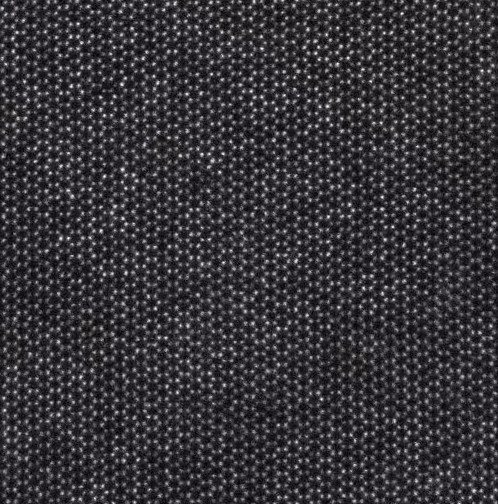
%> input picture 项目一改.jpg, 498 x 504 px
$ octave intensity2.m   (GNU Octave 9; MATLAB toolbox functions it lacks are replaced by stand-ins)
%> lines starting %> are read from the running program, lines starting %| are printed output that depends on the picture; in (x1, y1, x2, y2) boxes, pixels count from 0 and x2, y2 are one past the last pixel; in counts of white or black regions, pixels touching at a corner belong together; the program's own positions count from 1
### deletebakeground.m
function G = deletebakeground(X)
G = zeros(size(X));
G(X < 80) =0;%100
G(80<= X & X <= 256) =X(80<= X & X <=256);
end

### Mintensity.m
function W=Mintensity(X,a)
[r,c]=size(X);
W=X;
for k=1:20
for i=k:a:r
    for j=k:a:c
        if X(i,j)<129
            W(i,j)=0;
        elseif X(i,j)<=160
            W(i,j)=X(i,j);
        elseif X(i,j)<=230
            W(i,j)=0;
        else
            W(i,j)=X(i,j);
        end
    end
end
end
end

### UMintensity.m
function W=UMintensity(X,a)
[r,c]=size(X);
W=X;
%去钨位点
for i=1:r
    for j=1:c
        if X(i,j)<=230%246、230
            W(i,j)=X(i,j);
        else
            W(i,j)=0;
        end
    end
end
for k=1:20
for i=k:a:r
    for j=k:a:c
        if X(i,j)<80%100
            W(i,j)=0;
        elseif X(i,j)<=90%100
            W(i,j)=0;
        elseif X(i,j)<=120
            W(i,j)=X(i,j);
        elseif X(i,j)<=160
            W(i,j)=0;
        elseif X(i,j)<=180
            W(i,j)=X(i,j);
        elseif X(i,j)<=230
            W(i,j)=X(i,j);
        else
            W(i,j)=0;
        end
    end
end
end
end

### Wintensitycolar.m
function W=Wintensitycolar(X)
[r,c]=size(X);
W=zeros(r,c);
for i=1:c
    for j=1:r
        if X(j,i)<=217
            W(j,i)=0;
        elseif X(j,i)<=256
                W(j,i)=X(j,i);
        else
            W(j,i)=0;
        end
    end
end
end

### Mointensitycolar.m
function W=Mointensitycolar(X)
[r,c]=size(X);
W=zeros(r,c);
for i=1:c
    for j=1:r
        if X(j,i)<=99
            W(j,i)=0;
        elseif X(j,i)<=217
                W(j,i)=X(j,i);
        else
            W(j,i)=0;
        end
    end
end
end

### SSintensitycolar.m
function W=SSintensitycolar(X)
[r,c]=size(X);
W=zeros(r,c);
for i=1:c
    for j=1:r
        if X(j,i)<=79%100
            W(j,i)=0;
        elseif X(j,i)<=123
                W(j,i)=X(j,i);
        else
            W(j,i)=0;
        end
    end
end
end

### SSeintensitycolar.m
function W=SSeintensitycolar(X)
[r,c]=size(X);
W=zeros(r,c);
for i=1:c
    for j=1:r
        if X(j,i)<=123
            W(j,i)=0;
        elseif X(j,i)<=155
                W(j,i)=X(j,i);
        else
            W(j,i)=0;
        end
    end
end
end

### SeSeintensitycolar.m
function W=SeSeintensitycolar(X)
[r,c]=size(X);
W=zeros(r,c);
for i=1:c
    for j=1:r
        if X(j,i)<=155
            W(j,i)=0;
        else
            W(j,i)=X(j,i);
        end
    end
end
end

### intensity2.m
warning("off")
close all
clear
clc
%%  降噪去黑背景
im_rgb = imread('项目一改.jpg');
%> im_rgb is the input picture: size 504x498x3 uint8; mean R, G, B 55.4, 53.4, 58.1
im_gray = rgb2gray(im_rgb);
im_gray1=deletebakeground(im_gray);
%> in deletebakeground, `G(X < 80) =0;`: G: size 504x498 double; every value is 0
%> in deletebakeground, `G(80<= X & X <= 256) =X(80<= X & X <=256);`:
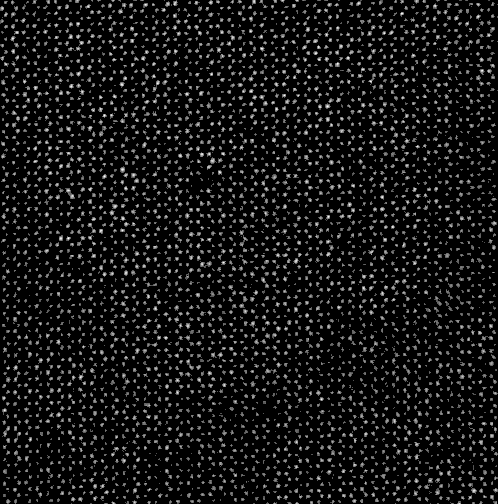
%> G: size 504x498 double; min 0, max 254, mean 20.4
im_twomax0=imregionalmax(im_gray1);
%> im_twomax0: size 504x498 logical; 1.7% white in thin lines or dots
im_twomax1=imregionalmax(im_twomax0);
%%  标记原矩阵
[r,c]=size(im_gray);
%> r = 504; c = 498
S=zeros(r,c);
for i=1:c
    for j=1:r
        if im_twomax1(j,i)==0
            S(j,i)=0;
        elseif im_twomax1(j,i)==1
            S(j,i)=im_gray(j,i);
        end
    end
end
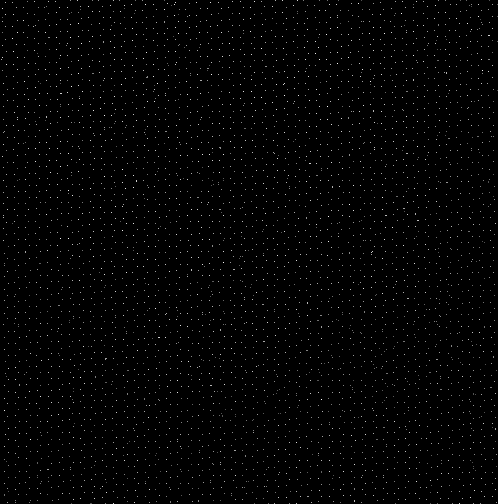
%> S: size 504x498 double; min 0, max 254, mean 2.6
im_gray_part_max=S;
X=[];
%%  灰度矩阵的最值（原子位点）统计
for k=1:256
    X(1,k)=sum(im_gray_part_max(:)==k);
end
%> after the loop, X = 256 values, max 58 at index 145, min 0 at index 1, mean 16.69
figure
bar(X);%位点分布图
%> figure, not shown here; tallest bar 58 high, from x = 144.6 to 145.4

%%  金属位点强度分布统计
Mental=Mintensity(im_gray_part_max,2);
%> after the loop in Mintensity, `for k=1:20`:
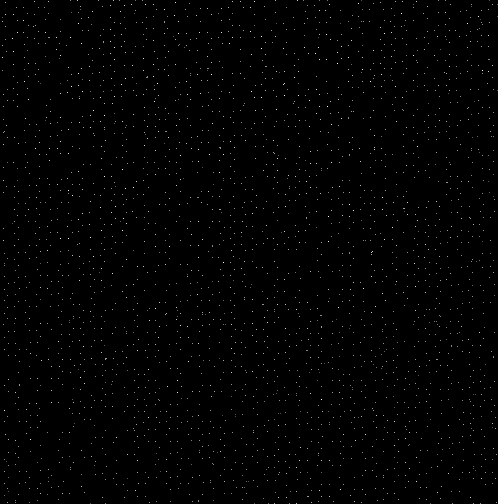
%> W: size 504x498 double; 0.57% of pixels changed, all inside (x1, y1, x2, y2) = (1, 0, 498, 504)
for k=1:256
    M1(1,k)=sum(Mental(:)==k);
end
%> after the loop, M1 = 256 values, max 58 at index 145, min 0 at index 1, mean 11.14
UMental=UMintensity(im_gray_part_max,2);
%> after the loop in UMintensity, `for i=1:r`: W: size 504x498 double; 0.02% of pixels changed, all inside (x1, y1, x2, y2) = (4, 3, 483, 440)
%> after the loop in UMintensity, `for k=1:20`:
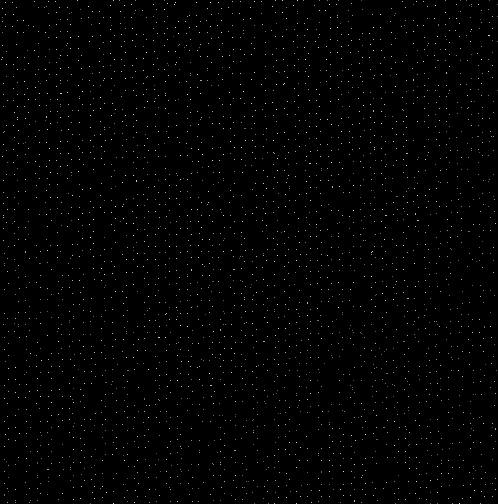
%> W: size 504x498 double; min 0, max 230, mean 2
for k=1:256
    M2(1,k)=sum(UMental(:)==k);
end
%> after the loop, M2 = 256 values, max 51 at index 162, min 0 at index 1, mean 12.78
figure
bar(M1);
%> figure, not shown here; tallest bar 58 high, from x = 144.6 to 145.4
figure
bar(M2);
%> figure, not shown here; tallest bar 51 high, from x = 161.6 to 162.4

%% 金属统计
W=Wintensitycolar(Mental);
%> after the loop in Wintensitycolar, `for i=1:c`:
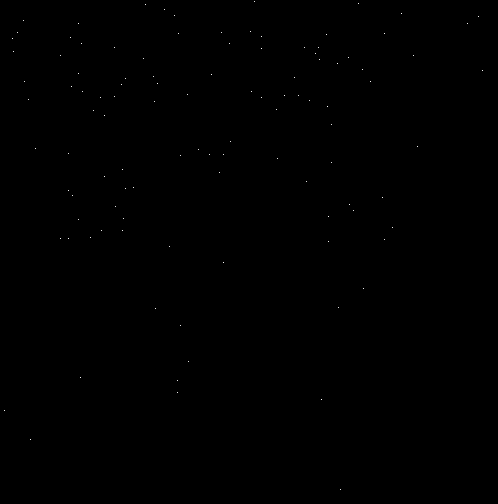
%> W: size 504x498 double; min 0, max 254, mean 0.1
for k=1:256
    W1(1,k)=sum(W(:)==k);
end
%> after the loop, W1 = 256 values, max 9 at index 220, min 0 at index 1, mean 0.422
Mo=Mointensitycolar(Mental);
for k=1:256
    Mo1(1,k)=sum(Mo(:)==k);
end
%> after the loop, Mo1 = 256 values, max 58 at index 145, min 0 at index 1, mean 10.09
for i = 220:225
    W1(1,i)=0.3*W1(1,i);
end
%> after the loop, W1 = 256 values, max 7 at index 231, min 0 at index 1, mean 0.334
for i = 226:230
    W1(1,i)=0.6*W1(1,i);
end
%> after the loop, W1 = 256 values, max 7 at index 231, min 0 at index 1, mean 0.317
figure
bar(Mo1,'yellow');
hold on
bar(W1,'red');
legend('Mo','W');
xlabel('M site intensity (arb.units)','FontSize',14,'FontName','Times New Roman','FontWeight','bold');%%%%%%%%%
ylabel('Counts','FontSize',14,'FontName','Times New Roman','FontWeight','bold');
set(gca,'TickDir','out');
axis square;
box off
ax2 = axes('Position',get(gca,'Position'),...
    'Color','none',...
    'XAxisLocation','top',...
    'YAxisLocation','right',...
    'XColor','k','YColor','k');
set(ax2,'YTick', []);
set(ax2,'XTick', []);
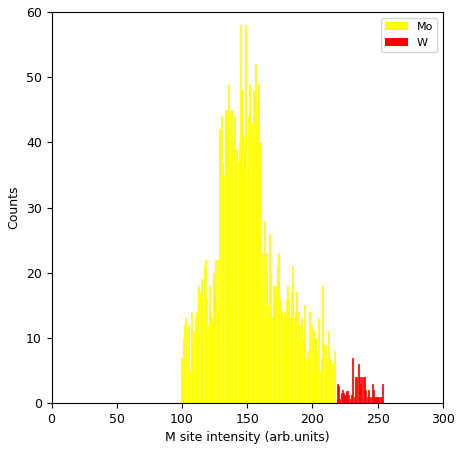
%> figure redrawn from the program's plot data; tallest bar 58 high, from x = 144.6 to 145.4; tallest bar 7 high, from x = 230.6 to 231.4

%%  非金属统计
SS=SSintensitycolar(UMental);
for k=1:256
    SS0(1,k)=sum(SS(:)==k);
end
%> after the loop, SS0 = 256 values, max 37 at index 117, min 0 at index 1, mean 3.31
SS1=fix(SS0/2.5);
%> SS1 = 256 values, max 14 at index 115, min 0 at index 1, mean 1.24
SSe=SSeintensitycolar(UMental);
for k=1:256
    SSe0(1,k)=sum(SSe(:)==k);
end
%> after the loop, SSe0 = 256 values, max 32 at index 145, min 0 at index 1, mean 2.67
%% 图像过度
[r,c]=size(SSe0);
%> r = 1; c = 256
SSe1=zeros(r,c);
for i=1:256
    if SSe0(i)~=0
        for j=0:7
            SSe1(i+j)=fix(SSe0(i+j)/3);
        end
        for k=i+j+1:256
            SSe1(k)=SSe0(k);
        end
    break
    end
end
%> after the loop, SSe1 = 256 values, max 32 at index 145, min 0 at index 1, mean 2.23
SSe2=zeros(1,256);
for i=256:-1:1
    if SSe1(i)~=0
        for j=0:3
            SSe2(i-j)=fix(SSe1(i-j)/3);
        end
        for k=i-j-1:-1:1
            SSe2(k)=SSe1(k);
        end
    break
    end
end
%> after the loop, SSe2 = 256 values, max 32 at index 145, min 0 at index 1, mean 2
SeSe=SeSeintensitycolar(UMental);
for k=1:256
    SeSe0(1,k)=sum(SeSe(:)==k);
end
%> after the loop, SeSe0 = 256 values, max 51 at index 162, min 0 at index 1, mean 6.8
%% 图像过度
[r,c]=size(SeSe0);
SeSe1=zeros(r,c);
for i=1:256
    if SeSe0(i)~=0
        for j=0:7
            SeSe1(i+j)=fix(SeSe0(i+j)/3);
        end
        for k=i+j+1:256
            SeSe1(k)=SeSe0(k);
        end
    break
    end
end
%> after the loop, SeSe1 = 256 values, max 47 at index 174, min 0 at index 1, mean 6.16
figure
bar(SS1,'green');
hold on
bar(SSe2,'cyan');
hold on
bar(SeSe1,'blue');
legend('SS','SSe','SeSe');
xlabel('X_2 site intensity (arb.units)','FontSize',14,'FontName','Times New Roman','FontWeight','bold');%%%%%%%%%
ylabel('Counts','FontSize',14,'FontName','Times New Roman','FontWeight','bold');
set(gca,'TickDir','out');
axis square;
box off
ax2 = axes('Position',get(gca,'Position'),...
    'Color','none',...
    'XAxisLocation','top',...
    'YAxisLocation','right',...
    'XColor','k','YColor','k');
set(ax2,'YTick', []);
set(ax2,'XTick', []);
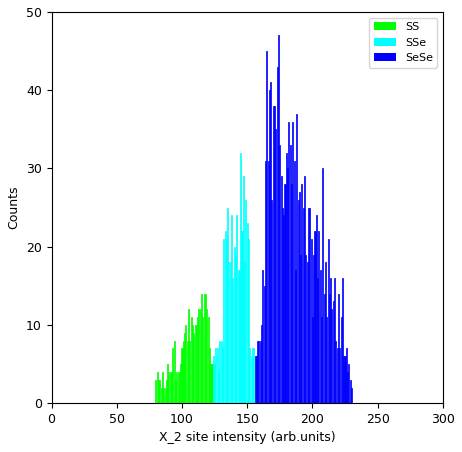
%> figure redrawn from the program's plot data; tallest bar 14 high, from x = 114.6 to 115.4; tallest bar 32 high, from x = 144.6 to 145.4; tallest bar 47 high, from x = 173.6 to 174.4
%xlswrite('灰度分布',X');

% xlswrite('Mental',W1');
% xlswrite('UMental',W2');

%%%%%%%%%%%%%%%%%%%%
